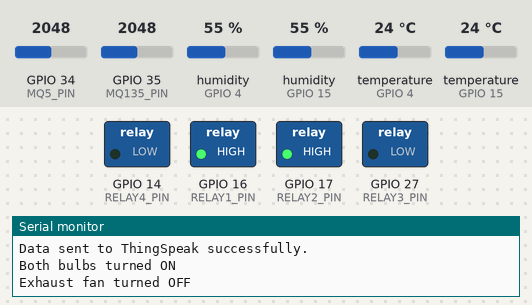
A sketch run on a simulated ESP32. Shown: switched loads named in the sketch (green lamp = pin HIGH), the last lines printed to the serial monitor. The test bench sets the inputs (shaded band); at power-on: temperature (sensors on GPIO 4, GPIO 15) 24 °C, GPIO 34 (MQ5_PIN) = 2048, GPIO 35 (MQ135_PIN) = 2048, humidity (sensors on GPIO 4, GPIO 15) 55 %. WiFi joins after 1.5 s; servers stay silent unless stated; the local clock reads 2024-03-15 10:24:30 at power-on unless the sketch sets it; storage starts empty.

Above: at 3.2 s.
3.3 s: temperature (sensor on GPIO 4) set to 27 °C
At 9.1 s:
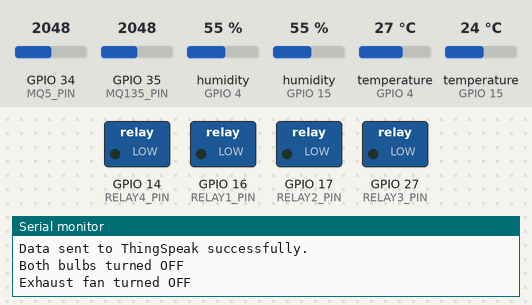
14.1 s: temperature (sensor on GPIO 15) set to 31 °C
20.1 s: temperature (sensor on GPIO 15) set to 34 °C
At 24.7 s:
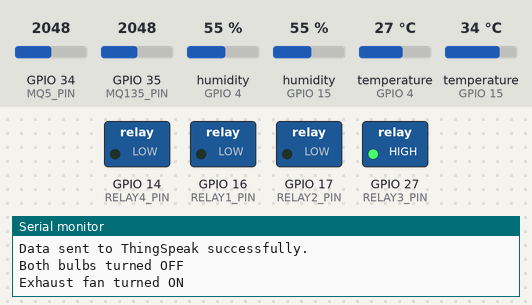
26.1 s: temperature (sensor on GPIO 15) set to 12 °C
At 30.3 s:
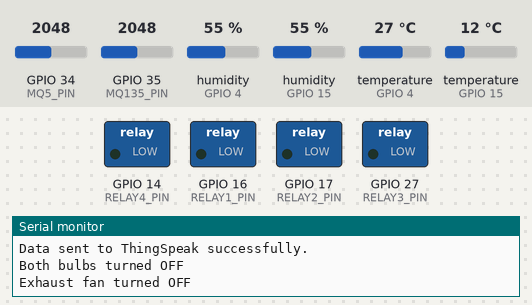
32.1 s: temperature (sensor on GPIO 15) set to 33 °C
At 35.9 s:
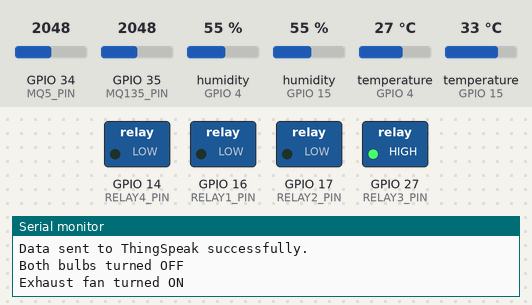
Timing chart, 0 to 37.4 s (numbered marks = the images above; inputs shaded):
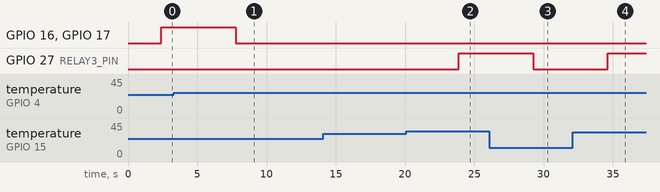

The sketch:

em_for_Controlling_Environmental_Parameters_of_Poultry_Farms.ino
```cpp
#include "DHT.h"
#include <SPI.h>
#include <SD.h>
#include <WiFi.h>
#include <ThingSpeak.h>
#include <RTClib.h>  // Include the library for DS3231 RTC

// -----------------------------
// Configuration Constants
// -----------------------------

// WiFi credentials
const char* ssid = "Intellier-KB";
const char* password = "IntellierKb@4321";

// ThingSpeak channel details
unsigned long myChannelNumber = 2679819;
const char * myWriteAPIKey = "PUSDW8QJGZAL6ZXT";

// Define DHT11 pin connections and sensor types
#define DHT1_PIN 15  // First DHT11 sensor connected to GPIO 15
#define DHT2_PIN 4   // Second DHT11 sensor connected to GPIO 4
#define DHTTYPE DHT11 // Defining the sensor type as DHT11

// Define MQ sensors' analog pins
#define MQ5_PIN 34  // MQ-5 sensor connected to Analog pin GPIO 34
#define MQ135_PIN 35 // MQ-135 sensor connected to Analog pin GPIO 35

// Define the microSD card CS pin
#define SD_CS_PIN 5  // Chip select for the SD card

// Relay pin definitions
#define RELAY1_PIN 16  // First bulb relay
#define RELAY2_PIN 17  // Second bulb relay
#define RELAY3_PIN 27  // Exhaust fan relay
#define RELAY4_PIN 14  // Unused relay, you can connect additional device

// Thresholds for DHT11 sensor
const float lowTempThreshold = 26.0;  // Temperature threshold for turning on bulbs
const float highTempThreshold = 32.0; // Temperature threshold for turning on exhaust fan

// Loop delay in milliseconds
const unsigned long LOOP_DELAY = 5000; // 5 seconds

// -----------------------------
// Global Objects
// -----------------------------

// Create DHT objects
DHT dht1(DHT1_PIN, DHTTYPE);
DHT dht2(DHT2_PIN, DHTTYPE);

// File object for writing to SD card
File dataFile;

// RTC object for DS3231
RTC_DS3231 rtc;

// WiFiClient object
WiFiClient client;

// -----------------------------
// Setup Function
// -----------------------------

void setup() {
  // Initialize serial communication
  Serial.begin(115200);
  Serial.println("System initializing...");

  // Start the DHT sensors
  dht1.begin();
  dht2.begin();

  // Setup analog pins for MQ sensors (MQ5 & MQ135)
  pinMode(MQ5_PIN, INPUT);
  pinMode(MQ135_PIN, INPUT);

  // Initialize the microSD card
  if (!SD.begin(SD_CS_PIN)) {
    Serial.println("SD card initialization failed! Halting.");
    while (1); // Halt the execution if SD card initialization fails
  }
  Serial.println("SD card initialized successfully.");

  // Initialize relays
  pinMode(RELAY1_PIN, OUTPUT);
  pinMode(RELAY2_PIN, OUTPUT);
  pinMode(RELAY3_PIN, OUTPUT);
  pinMode(RELAY4_PIN, OUTPUT);

  // Set all relays to off at the beginning
  digitalWrite(RELAY1_PIN, LOW);
  digitalWrite(RELAY2_PIN, LOW);
  digitalWrite(RELAY3_PIN, LOW);
  digitalWrite(RELAY4_PIN, LOW);

  // Initialize the RTC
  if (!rtc.begin()) {
    Serial.println("Couldn't find RTC. Halting.");
    while (1);
  }

  // Check if the RTC lost power and if so, set the time
  if (rtc.lostPower()) {
    Serial.println("RTC lost power, setting the time!");
    // The following line sets the RTC to the date & time this sketch was compiled
    rtc.adjust(DateTime(__DATE__, __TIME__));
  }

  // Connect to Wi-Fi
  Serial.print("Connecting to WiFi");
  WiFi.begin(ssid, password);
  while (WiFi.status() != WL_CONNECTED) {
    delay(1000);
    Serial.print(".");
  }
  Serial.println("\nConnected to WiFi");

  // Initialize ThingSpeak
  ThingSpeak.begin(client);  // Pass the WiFiClient object instead of WiFi
}

// -----------------------------
// Loop Function
// -----------------------------

void loop() {
  // Read the current time from RTC
  DateTime now = rtc.now();

  // Read temperature and humidity from the first DHT11 sensor
  float temp1 = dht1.readTemperature();
  float hum1 = dht1.readHumidity();

  // Read temperature and humidity from the second DHT11 sensor
  float temp2 = dht2.readTemperature();
  float hum2 = dht2.readHumidity();

  // Read analog values from MQ-5 and MQ-135 sensors
  int mq5Value = analogRead(MQ5_PIN);
  int mq135Value = analogRead(MQ135_PIN);

  // Validate sensor readings
  bool validReadings = true;
  if (isnan(temp1) || isnan(hum1)) {
    Serial.println("Error: Failed to read from DHT11 Sensor 1!");
    validReadings = false;
  }
  if (isnan(temp2) || isnan(hum2)) {
    Serial.println("Error: Failed to read from DHT11 Sensor 2!");
    validReadings = false;
  }

  // Optionally, validate analog sensor readings
  if (mq5Value < 0 || mq5Value > 4095) { // ESP32 ADC is 12-bit
    Serial.println("Error: Invalid MQ-5 sensor reading!");
    validReadings = false;
  }
  if (mq135Value < 0 || mq135Value > 4095) {
    Serial.println("Error: Invalid MQ-135 sensor reading!");
    validReadings = false;
  }

  if (validReadings) {
    // Print sensor values to serial monitor
    Serial.println("\n--- Sensor Readings ---");
    Serial.print("Timestamp: ");
    Serial.print(now.year(), DEC);
    Serial.print('/');
    Serial.print(now.month(), DEC);
    Serial.print('/');
    Serial.print(now.day(), DEC);
    Serial.print(" ");
    Serial.print(now.hour(), DEC);
    Serial.print(':');
    Serial.print(now.minute(), DEC);
    Serial.print(':');
    Serial.println(now.second(), DEC);

    Serial.println("DHT11 Sensor 1:");
    Serial.print("  Temperature: ");
    Serial.print(temp1);
    Serial.println(" *C");
    Serial.print("  Humidity: ");
    Serial.print(hum1);
    Serial.println(" %");

    Serial.println("DHT11 Sensor 2:");
    Serial.print("  Temperature: ");
    Serial.print(temp2);
    Serial.println(" *C");
    Serial.print("  Humidity: ");
    Serial.print(hum2);
    Serial.println(" %");

    Serial.print("MQ-5 Gas Sensor Value: ");
    Serial.println(mq5Value);
    Serial.print("MQ-135 Gas Sensor Value: ");
    Serial.println(mq135Value);

    // Open file for writing to SD card
    dataFile = SD.open("/sensor_data.txt", FILE_WRITE);

    // If the file is available, write the sensor data along with timestamp
    if (dataFile) {
      // Write the current time from RTC
      dataFile.print("Timestamp: ");
      dataFile.print(now.year(), DEC);
      dataFile.print('/');
      dataFile.print(now.month(), DEC);
      dataFile.print('/');
      dataFile.print(now.day(), DEC);
      dataFile.print(" ");
      dataFile.print(now.hour(), DEC);
      dataFile.print(':');
      dataFile.print(now.minute(), DEC);
      dataFile.print(':');
      dataFile.println(now.second(), DEC);

      // Log DHT11 sensor values
      dataFile.print("DHT11 Sensor 1: ");
      dataFile.print("Temp: ");
      dataFile.print(temp1);
      dataFile.print(" *C, ");
      dataFile.print("Humidity: ");
      dataFile.print(hum1);
      dataFile.println(" %");

      dataFile.print("DHT11 Sensor 2: ");
      dataFile.print("Temp: ");
      dataFile.print(temp2);
      dataFile.print(" *C, ");
      dataFile.print("Humidity: ");
      dataFile.print(hum2);
      dataFile.println(" %");

      // Log MQ sensor values
      dataFile.print("MQ-5 Gas Sensor: ");
      dataFile.println(mq5Value);
      dataFile.print("MQ-135 Gas Sensor: ");
      dataFile.println(mq135Value);

      // Close the file after writing
      dataFile.close();
      Serial.println("Data written to SD card.");
    } else {
      // If the file couldn't be opened, print an error
      Serial.println("Error opening sensor_data.txt");
    }

    // Send the sensor data to ThingSpeak
    ThingSpeak.setField(1, temp1); // Field 1 for temperature from DHT11 Sensor 1
    ThingSpeak.setField(2, hum1);  // Field 2 for humidity from DHT11 Sensor 1
    ThingSpeak.setField(3, temp2); // Field 3 for temperature from DHT11 Sensor 2
    ThingSpeak.setField(4, hum2);  // Field 4 for humidity from DHT11 Sensor 2
    ThingSpeak.setField(5, mq5Value); // Field 5 for MQ-5 sensor
    ThingSpeak.setField(6, mq135Value); // Field 6 for MQ-135 sensor

    // Update ThingSpeak channel
    int responseCode = ThingSpeak.writeFields(myChannelNumber, myWriteAPIKey);
    if (responseCode == 200) {
      Serial.println("Data sent to ThingSpeak successfully.");
    } else {
      Serial.println("Failed to send data to ThingSpeak. Response code: " + String(responseCode));
    }

    // Control relay based on temperature thresholds
    if (temp1 < lowTempThreshold && temp2 < lowTempThreshold) {
      // Turn on both bulbs
      digitalWrite(RELAY1_PIN, HIGH);
      digitalWrite(RELAY2_PIN, HIGH);
      Serial.println("Both bulbs turned ON");
    } else {
      // Turn off both bulbs
      digitalWrite(RELAY1_PIN, LOW);
      digitalWrite(RELAY2_PIN, LOW);
      Serial.println("Both bulbs turned OFF");
    }

    if (temp1 > highTempThreshold || temp2 > highTempThreshold) {
      // Turn on exhaust fan
      digitalWrite(RELAY3_PIN, HIGH);
      Serial.println("Exhaust fan turned ON");
    } else {
      // Turn off exhaust fan
      digitalWrite(RELAY3_PIN, LOW);
      Serial.println("Exhaust fan turned OFF");
    }
  }

  // Delay before next loop iteration
  delay(LOOP_DELAY);  // Delay for 5 seconds
}
```

Measured:
- the behaviour switches between 25 and 26 °C on temperature (sensor on GPIO 4) (found by bisection; images 0 and 1)
- the behaviour switches between 32 and 33 °C on temperature (sensor on GPIO 15) (found by bisection; images 1 and 2)
- after the input at 3.3 s, GPIO 16 (RELAY1_PIN), GPIO 17 (RELAY2_PIN): HIGH → LOW after 4.5 s
- after the input at 20.1 s, GPIO 27 (RELAY3_PIN): LOW → HIGH after 3.8 s
- after the input at 26.1 s, GPIO 27 (RELAY3_PIN): HIGH → LOW after 3.2 s
- after the input at 32.1 s, GPIO 27 (RELAY3_PIN): LOW → HIGH after 2.5 s
